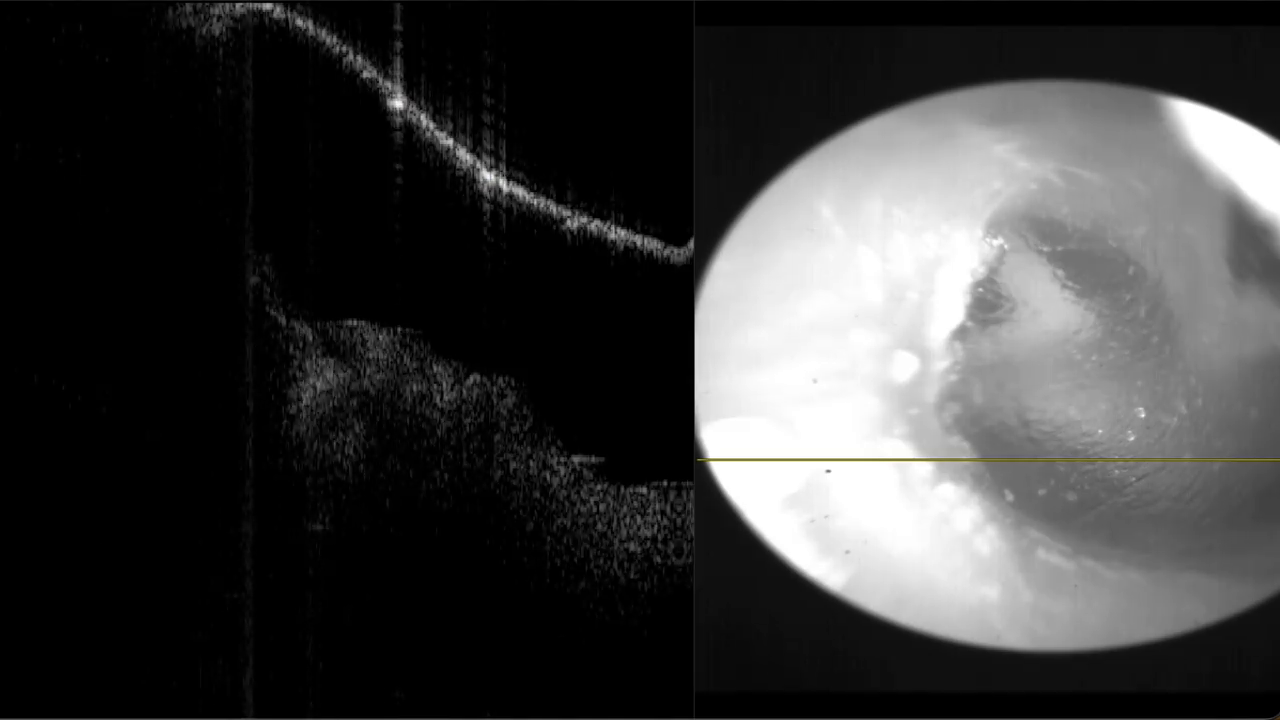
#> input picture frame 2 of Video/media1.mp4, 1280 x 720 px
$ python frame_exporter.py
#> lines starting #> are read from the running program, lines starting #| are printed output that depends on the picture
# -*- coding: utf-8 -*-
# @Time    : 2021-11-19 8:18 a.m.
# @Author  : young wang
# @FileName: frame_exporter.py
# @Software: PyCharm
import os.path

import cv2
from matplotlib import pyplot as plt
from skimage.morphology import square,disk
from skimage.filters import median
import numpy as np
from skimage import exposure
from skimage import img_as_float, img_as_ubyte
from skimage import data, exposure, img_as_float


def video2frame():
    try:
        cap = cv2.VideoCapture(input_file)
    except IOError:
        print("File not accessible")
    return cap


def get_frame(video_data, time_stamp):
    data = video_data.data
    info = video_data.info
    fps = info['fps']
    max_frame = info['total frame']

    def timeframe(hour=0, minute=0, second=0, fps=0):
        specific_frame = (hour * 3600 + minute * 60 + second) * int(fps)
        return int(specific_frame)

    index = []
    for i in range(len(time_stamp)):
        cur_time = time_stamp[i]
        idx = timeframe(cur_time[0], cur_time[1], cur_time[2], fps=fps)
        if idx <= max_frame:
            index.append(idx)
        else:
            raise Exception('out of bounds')

    frames = []
    for _ in range(len(index)):
        data.set(1, index[_])
        _, frame = data.read()
        frames.append(frame[0: 650, 225: 650, 0])
#> this loop made 4 passes
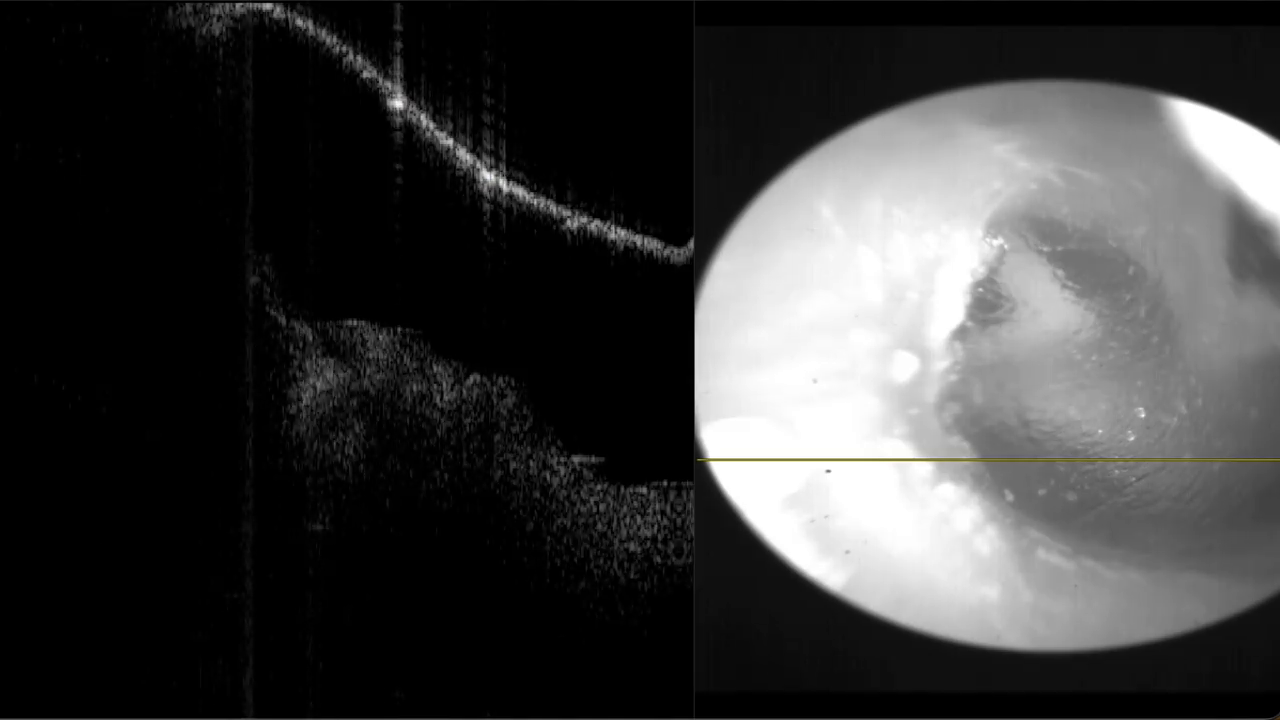
#> input picture frame 2 of Video/media1.mp4, 1280 x 720 px
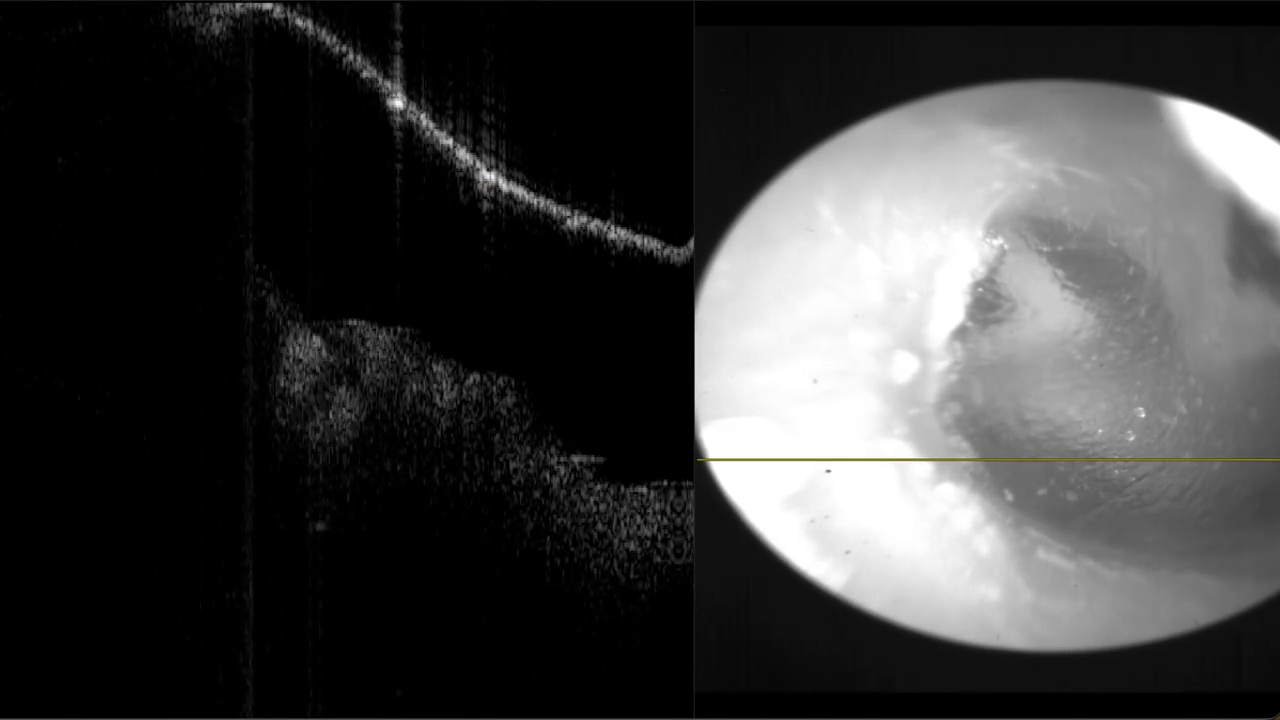
#> input picture frame 72 of Video/media1.mp4, 1280 x 720 px
#> after the loop, frames = 4 items
    return frames


class video:
    def __init__(self, filepath):
        self.filepath = filepath
        self.data = video2frame()
        self.info = self.getInfo()

    def getInfo(self):
        frame_width = int(self.data.get(3))
        frame_height = int(self.data.get(4))
        fps = self.data.get(cv2.CAP_PROP_FPS)
        frame_count = int(self.data.get(cv2.CAP_PROP_FRAME_COUNT))
        duration = frame_count / fps

        info = {'width': frame_width, 'height': frame_height,
                'fps': fps, 'total frame': frame_count, 'duration': duration}
        return info


if __name__ == '__main__':
    input_file = '../Video/media1.mp4'
    output_path = '../Figures/cadaver_2D/'
    record = video(input_file)

    time_stamp = [[0, 0, 0.1], [0, 0, 2.5], [0, 0, 4.5], [0, 0, 8]]

    a = get_frame(record, time_stamp)
#> a = 4 items

    try:
        os.mkdir(output_path)
    except OSError:
        pass

    from skimage import morphology

    title = ['full insertion', 'partial insertion 2', 'partial insertion 3', 'full migration']
    for _ in range(len(a)):
        temp = img_as_float(a[_])
        temp = median(temp,square(3))

        # img_rescale =  exposure.adjust_gamma(temp, 1.1)

        img_rescale = exposure.equalize_adapthist(temp, clip_limit=0.025)
        #
        img_rescale = img_as_ubyte(img_rescale)
        #
        img_rescale = median(img_rescale, square(3))

        # img_rescale = morphology.opening(img_rescale,disk(10))

        plt.imshow(img_rescale, 'gray', aspect=a[_].shape[1] / a[_].shape[0], vmin=50,vmax =250)
        # plt.title(title[_])
        plt.axis('off')
        plt.tight_layout()
        file_name = output_path + title[_] + '.jpeg'
        plt.savefig(file_name,
                    dpi=800,
                    transparent=True, bbox_inches='tight', pad_inches=0, format='jpeg')
        plt.show()
#> this loop made 4 passes
#> pass 1, `temp = img_as_float(a[_])`:
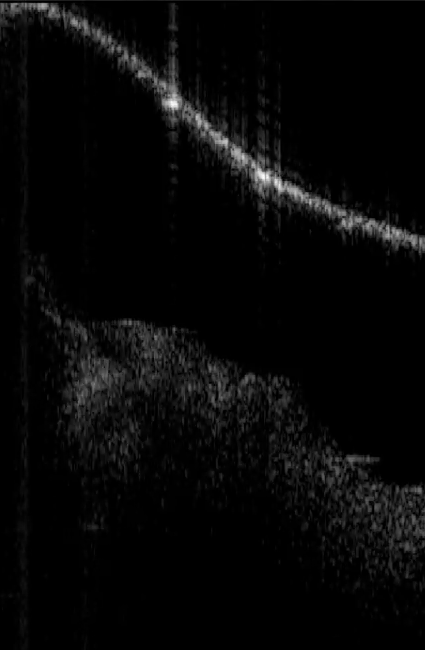
#> temp: shape (650, 425) float64; min 0, max 0.988, mean 0.0306
#> pass 1, `img_rescale = exposure.equalize_adapthist(temp, clip_limit=0.025)`:
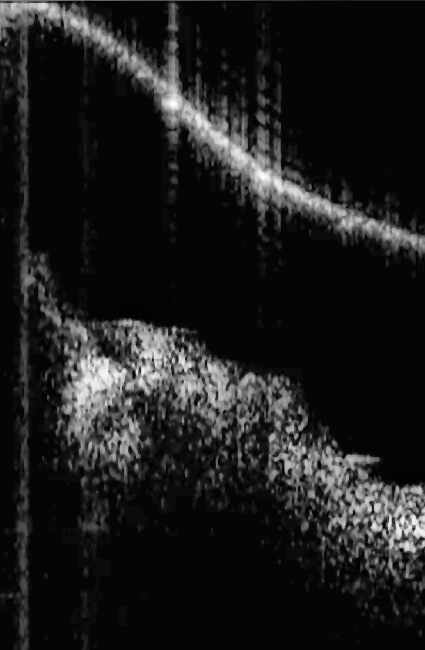
#> img_rescale: shape (650, 425) float64; min 0, max 1, mean 0.116
#> pass 1, `plt.savefig(file_name, dpi=800, transparent=True, bbox_inches='tight',..`:
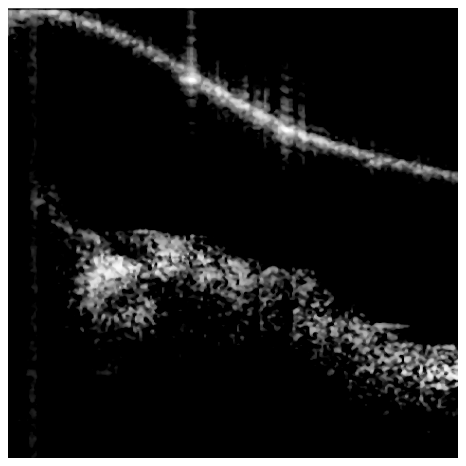
#> figure drawn by matplotlib, 1 panel
#> pass 2, `plt.savefig(file_name, dpi=800, transparent=True, bbox_inches='tight',..`:
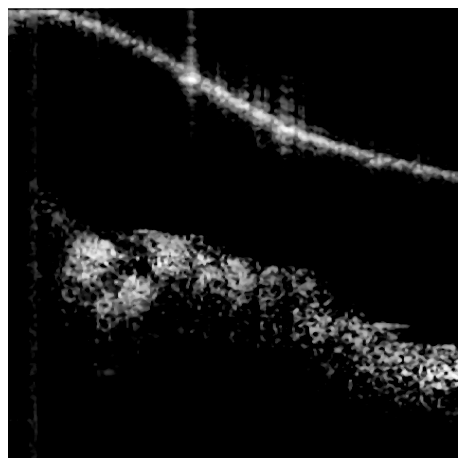
#> figure drawn by matplotlib, 1 panel
#> after the loop:
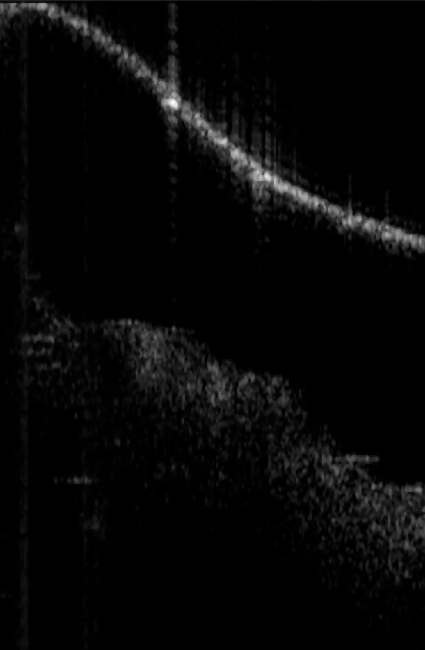
#> temp: shape (650, 425) float64; min 0, max 0.98, mean 0.0273

    # plt.hist(img_rescale.flatten())
    # plt.show()

$ run again, starting later in the video
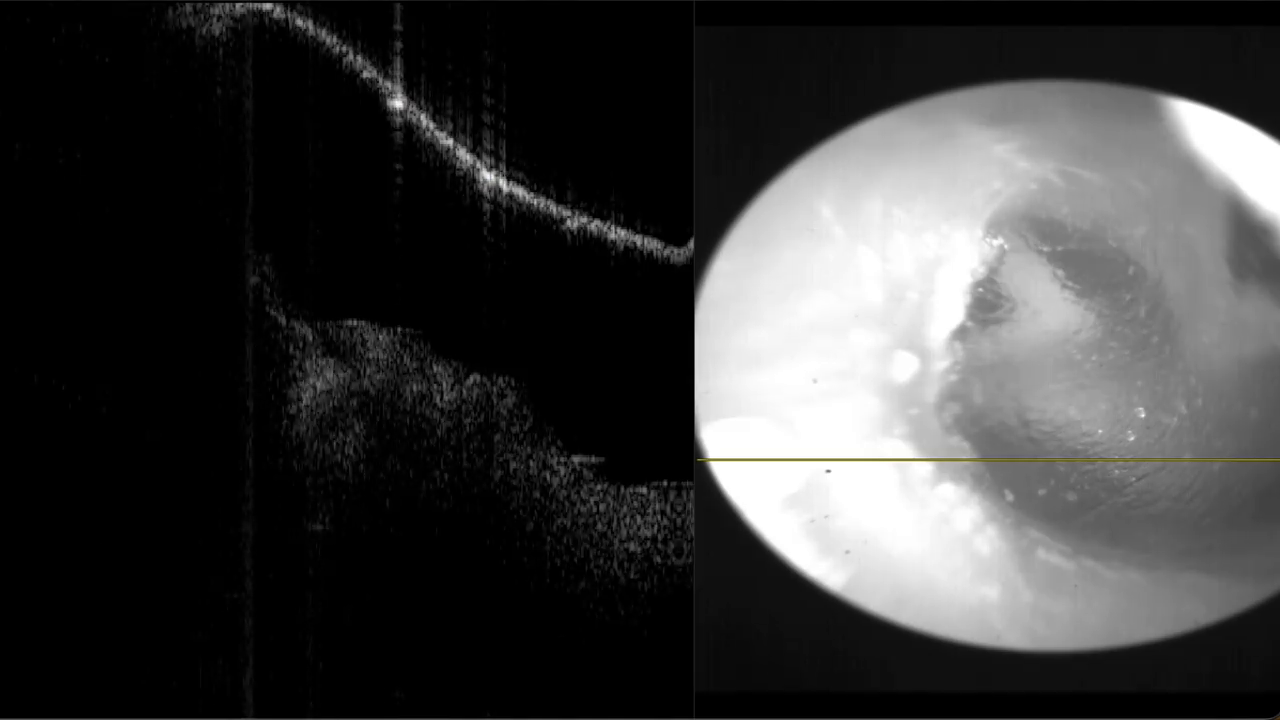
#> input picture frame 2 of Video/media1.mp4, 1280 x 720 px
#> the loop in get_frame, `for _ in range(len(index)):` made 4 passes
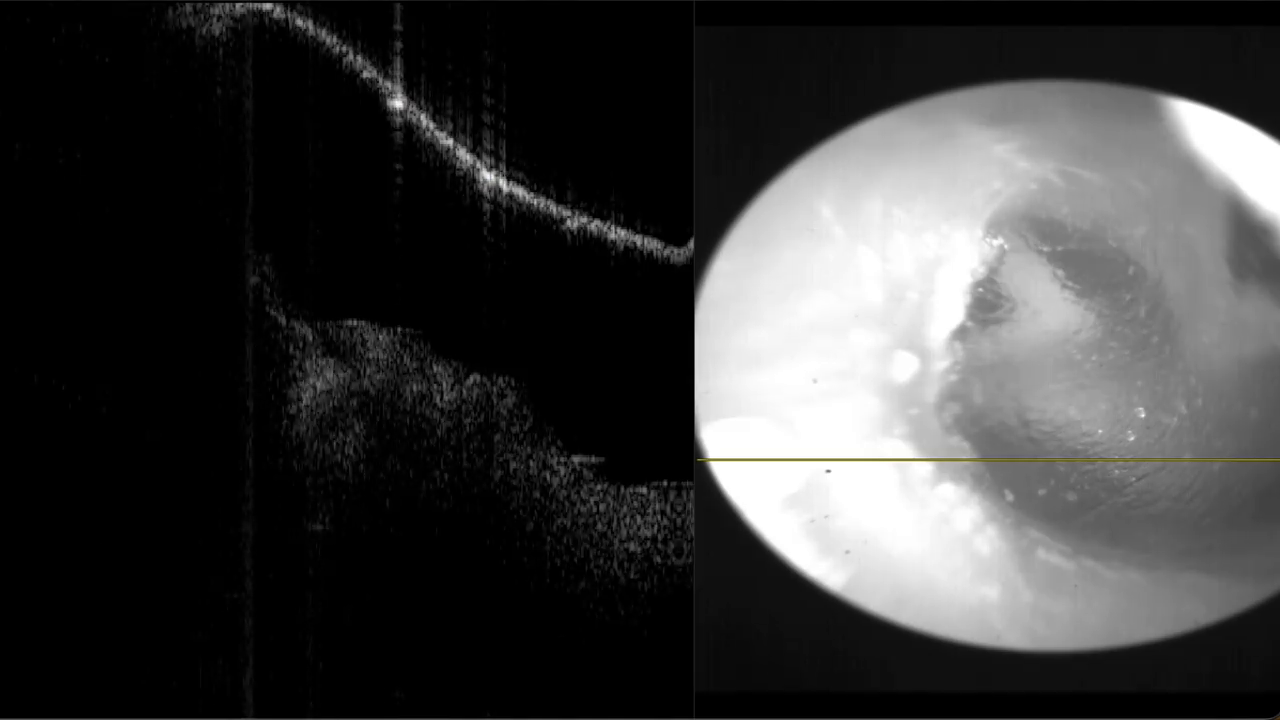
#> input picture frame 2 of Video/media1.mp4, 1280 x 720 px
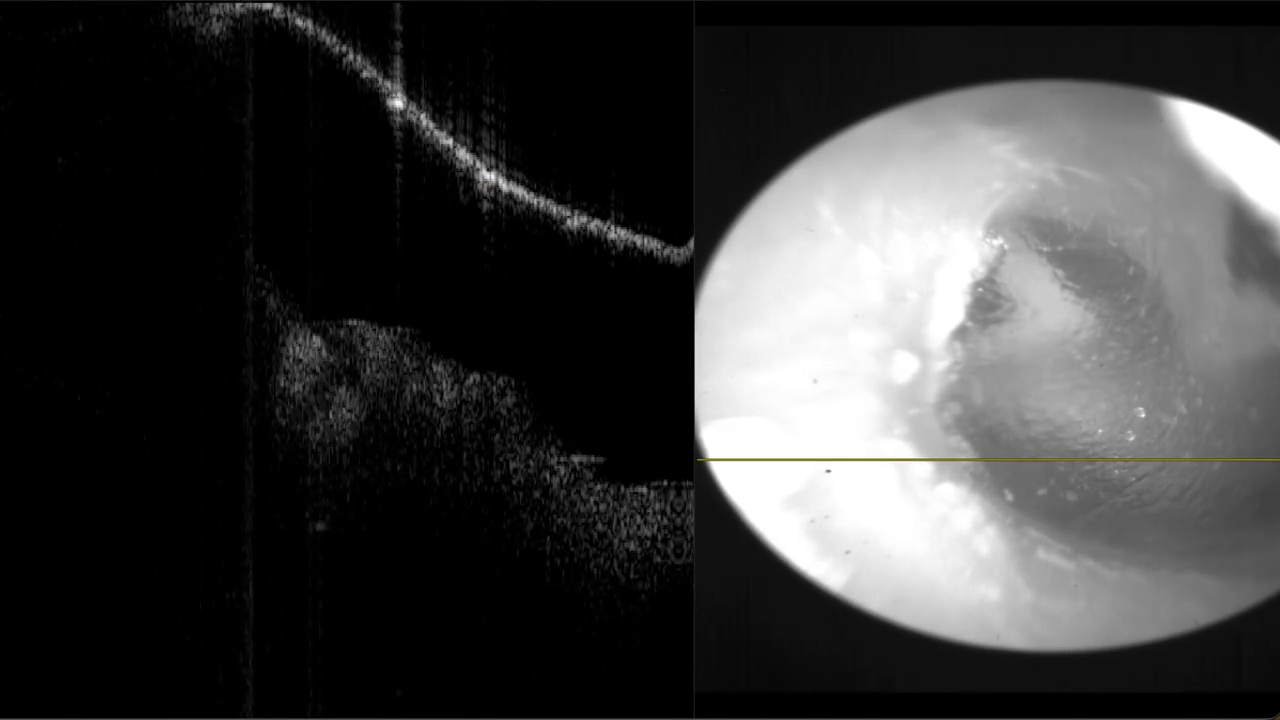
#> input picture frame 72 of Video/media1.mp4, 1280 x 720 px
#> after the loop in get_frame, `for _ in range(len(index)):`: frames = 4 items
#> the loop `for _ in range(len(a)):` made 4 passes
